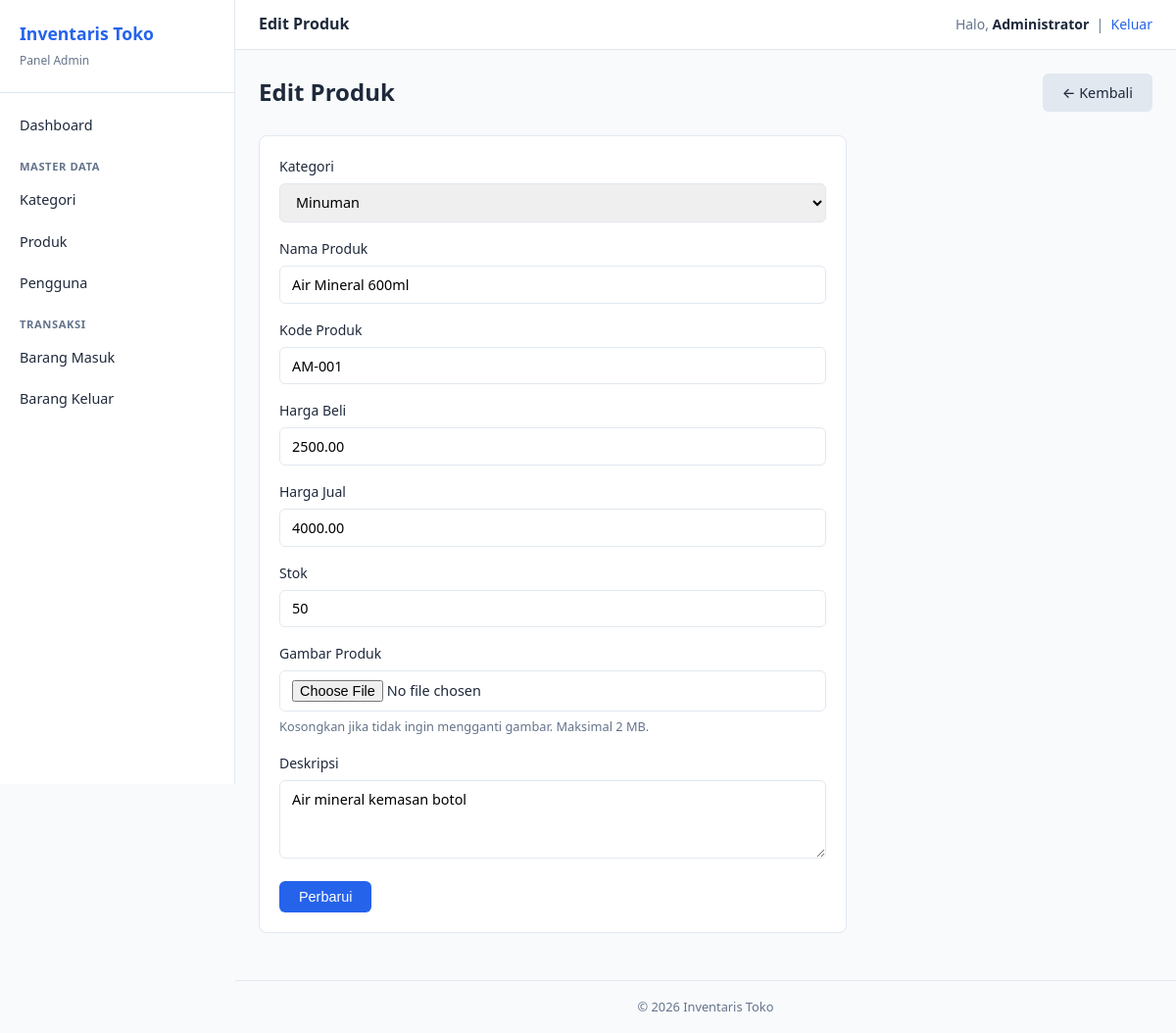
Page /admin/produk/edit.php?id=2 (signed in) on the committed database.
### tables this page shows
CREATE TABLE produk (
    id_produk INT AUTO_INCREMENT PRIMARY KEY,
    id_kategori INT NOT NULL,
    nama_produk VARCHAR(150) NOT NULL,
    kode_produk VARCHAR(30) UNIQUE,
    harga_beli DECIMAL(12,2) NOT NULL,
    harga_jual DECIMAL(12,2) NOT NULL,
    stok INT DEFAULT 0,
    path VARCHAR(255) DEFAULT NULL,
    deskripsi TEXT,
    FOREIGN KEY (id_kategori) REFERENCES kategori(id_kategori)
        ON UPDATE CASCADE ON DELETE RESTRICT
);

CREATE TABLE kategori (
    id_kategori INT AUTO_INCREMENT PRIMARY KEY,
    nama_kategori VARCHAR(100) NOT NULL
);

### auth/cek_login.php (called while the page is built, shortened)
<?php
function getBaseUrl(): string
{
    $script = $_SERVER['SCRIPT_NAME'];
    $pos = strpos($script, '/auth/');
    if ($pos === false) {
        $pos = strpos($script, '/admin/');
    }
    if ($pos !== false) {
        return substr($script, 0, $pos);
    }
    return '';
}

### admin/produk/edit.php (the view, shortened to what this page needs)
<?php
require_once __DIR__ . '/../../config/database.php';
require_once __DIR__ . '/../../auth/cek_login.php';
$id = (int) ($_GET['id'] ?? 0);
$stmt = $pdo->prepare('SELECT * FROM produk WHERE id_produk = ?');
$stmt->execute([$id]);
$produk = $stmt->fetch();
$kategori = $pdo->query('SELECT * FROM kategori ORDER BY nama_kategori')->fetchAll();
require_once __DIR__ . '/../../includes/header.php';
require_once __DIR__ . '/../../includes/sidebar.php';
?>
<div class="main-content">
    <?php require_once __DIR__ . '/../../includes/navbar.php'; ?>
    <div class="page-content">
        <div class="page-header">
            <h1>Edit Produk</h1>
            <a href="index.php" class="btn btn-secondary">&larr; Kembali</a>
        </div>
        <div class="card" style="max-width:600px;">
            <form method="POST" action="<?= getBaseUrl() ?>/process/produk/edit.php" enctype="multipart/form-data">
                <div class="form-group">
                    <label for="id_kategori">Kategori</label>
                    <select id="id_kategori" name="id_kategori" class="form-control" required>
                        <?php foreach ($kategori as $k): ?>
                        <option value="<?= $k['id_kategori'] ?>"
                            <?= $k['id_kategori'] == $produk['id_kategori'] ? 'selected' : '' ?>>
                            <?= htmlspecialchars($k['nama_kategori']) ?>
                        </option>
                        <?php endforeach; ?>
                    </select>
                </div>
                <div class="form-group">
                    <label for="nama_produk">Nama Produk</label>
                    <input type="text" id="nama_produk" name="nama_produk" class="form-control"
                           value="<?= htmlspecialchars($produk['nama_produk']) ?>" required>
                </div>
                <div class="form-group">
                    <label for="kode_produk">Kode Produk</label>
                    <input type="text" id="kode_produk" name="kode_produk" class="form-control"
                           value="<?= htmlspecialchars($produk['kode_produk'] ?? '') ?>">
                </div>
                <div class="form-group">
                    <label for="harga_beli">Harga Beli</label>
                    <input type="number" id="harga_beli" name="harga_beli" class="form-control" min="1"
                           value="<?= $produk['harga_beli'] ?>" required>
                </div>
                <div class="form-group">
                    <label for="harga_jual">Harga Jual</label>
                    <input type="number" id="harga_jual" name="harga_jual" class="form-control" min="1"
                           value="<?= $produk['harga_jual'] ?>" required>
                </div>
                <div class="form-group">
                    <label for="stok">Stok</label>
                    <input type="number" id="stok" name="stok" class="form-control" min="0"
                           value="<?= $produk['stok'] ?>">
                </div>
                <div class="form-group">
                    <label for="gambar">Gambar Produk</label>
                    <input type="file" id="gambar" name="gambar" class="form-control" accept="image/jpeg,image/png,image/gif,image/webp">
                    <small class="form-hint">Kosongkan jika tidak ingin mengganti gambar. Maksimal 2 MB.</small>
                </div>
                <div class="form-group">
                    <label for="deskripsi">Deskripsi</label>
                    <textarea id="deskripsi" name="deskripsi" class="form-control"><?= htmlspecialchars($produk['deskripsi'] ?? '') ?></textarea>
                </div>
                <button type="submit" class="btn btn-primary">Perbarui</button>
            </form>
        </div>
    </div>
    <footer class="page-footer">&copy; <?= date('Y') ?> Inventaris Toko</footer>
</div>
<?php require_once __DIR__ . '/../../includes/footer.php'; ?>

### assets/css/style.css (style rules this page uses)
*, *::before, *::after { box-sizing: border-box; margin: 0; padding: 0; }
:root { --primary: #2563eb; --primary-dark: #1d4ed8; --success: #16a34a; --danger: #dc2626; --warning: #d97706; --bg: #f8fafc; --card: #ffffff; --border: #e2e8f0; --text: #1e293b; --text-muted: #64748b; --sidebar-width: 240px; }
body { font-family: 'Segoe UI', system-ui, -apple-system, sans-serif; background: var(--bg); color: var(--text); line-height: 1.6; min-height: 100vh; }
a { color: var(--primary); text-decoration: none; }
.btn { display: inline-block; padding: 0.5rem 1.25rem; border: none; border-radius: 6px; font-size: 0.9rem; font-weight: 500; cursor: pointer; text-decoration: none; transition: background 0.2s; }
.btn-primary { background: var(--primary); color: #fff; }
.btn-secondary { background: var(--border); color: var(--text); }
.form-group { margin-bottom: 1rem; }
.form-group label { display: block; margin-bottom: 0.35rem; font-size: 0.875rem; font-weight: 500; }
.form-control { width: 100%; padding: 0.55rem 0.75rem; border: 1px solid var(--border); border-radius: 6px; font-size: 0.9rem; font-family: inherit; }
select.form-control { cursor: pointer; }
textarea.form-control { resize: vertical; min-height: 80px; }
.main-content { margin-left: var(--sidebar-width); flex: 1; display: flex; flex-direction: column; min-height: 100vh; }
.page-content { padding: 1.5rem; flex: 1; }
.page-header { display: flex; justify-content: space-between; align-items: center; margin-bottom: 1.5rem; }
.page-header h1 { font-size: 1.5rem; }
.card { background: var(--card); border: 1px solid var(--border); border-radius: 8px; padding: 1.25rem; margin-bottom: 1.5rem; }
.page-footer { text-align: center; padding: 1rem; color: var(--text-muted); font-size: 0.8rem; border-top: 1px solid var(--border); }
.form-hint { display: block; margin-top: 0.35rem; font-size: 0.8rem; color: var(--text-muted); }

### rows in the picture
produk: id_kategori "Minuman", nama_produk "Air Mineral 600ml", kode_produk "AM-001", harga_beli "2500.00", harga_jual "4000.00", stok "50", deskripsi "Air mineral kemasan botol"

### other values in the picture
$pageTitle "Edit Produk"
$_SESSION['nama'] "Administrator"
